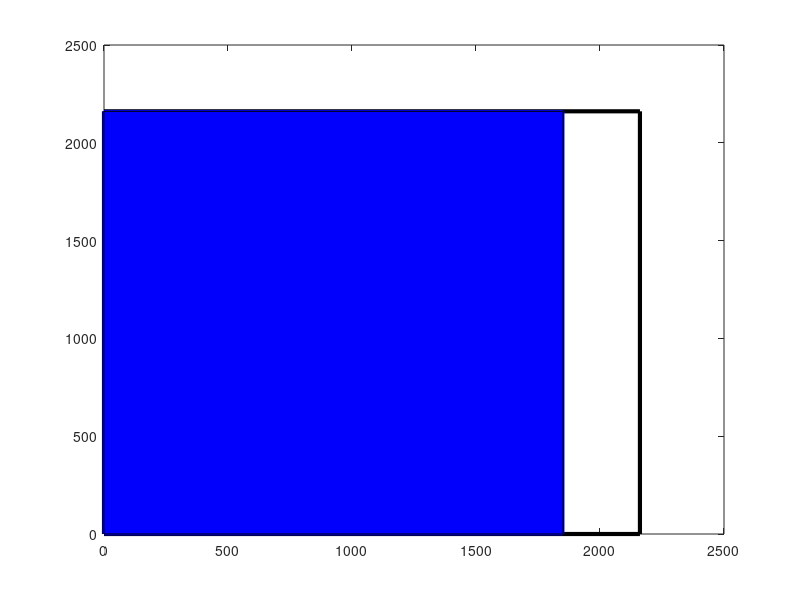

Write MATLAB code to recreate this figure. (Note: this script raises an error after producing the figure.)
clear all;
%
% Square-lake graphs of four Armley flood-mitigation scenarios
% with 4 options: 1) HW higher walls; 2) GRR river-bed widering and obstruction clearance;
%                 3) FP flood-pllain storage; 4) NFM (leaky dams and trees); 5) BD beaver dams.
% S1: FP=Calverley; S2: FP=Rodley; 3) F{P=Calverley+Rodley; S4: FP=Cononley Washlands+Holden Park
%
FEV = 9.34;  % Mcubic metres Armley Boxing Day 2015 flood
depth = 2;   % m
Lside = sqrt(FEV*10^6/depth);
xmax = Lside*1.5; % 950;
for nSc=1:4 
 switch nSc
 case 1 % S1: Calverley
  %  Vb = [0.08 0.1071]*FEV;    % FP M cubic metres 100 percent
  Vb = [0.0738 0.1071]*FEV;    % FP M cubic metres 100 percent
  Vgrr = [0.06960 0.0696]*FEV; % GRR M cubic metres 100 percent
  Vr = (1-(Vb(1)+Vgrr(1))/FEV)*[1 1]*FEV;     % HW M cubic metres 100 percent
  Vnfm = [0.01 0.05]*FEV;    % NFM M cubic metres 100 percent
  Vbeav = [0.0 0.01]*FEV;    % BD M cubic metres 100 percent
 case 2 % S2: Rodley
  Vgrr = [0.0696 0.0696]*FEV; % GRR M cubic metres 100 percent
  % Vb = [0.12 0.2355]*FEV;    % FP M cubic metres 100 percent
  Vb = [0.1106 0.2355]*FEV;    % FP M cubic metres 100 percent
  Vr = (1-(Vb(1)+Vgrr(1))/FEV)*[1 1]*FEV;     % HW M cubic metres 100 percent
  Vnfm = [0.01 0.05]*FEV;    % NFM M cubic metres 100 percent
  Vbeav = [0.0 0.01]*FEV;    % BD M cubic metres 100 percent
 case 3 % S3: Calverley+ Rodley
  Vgrr = [0.0696 0.0696]*FEV; % GRR M cubic metres 100 percent
  % Vb = [0.14 0.3426]*FEV;    % FP M cubic metres 100 percent
  Vb = [0.1270 0.3426]*FEV;    % FP M cubic metres 100 percent
  Vr = (1-(Vb(1)+Vgrr(1))/FEV)*[1 1]*FEV;
  Vnfm = [0.01 0.05]*FEV;    % NFM M cubic metres 100 percent
  Vbeav = [0.0 0.01]*FEV;    % BD M cubic metres 100 percent			      
 case 4 % S4: Cononley Washlands+Holden Park
  Vgrr = [0.0696 0.0696]*FEV; % GRR M cubic metres 100 percent
  % Vb = [0.504 0.79285]*FEV;  % FP M cubic metres 100 percent
  Vb = [0.504 0.504]*FEV;  % FP M cubic metres 100 percent
  Vr = (1-(Vb(1)+Vgrr(1))/FEV)*[1 1]*FEV;     % HW M cubic metres 100 percent
  Vnfm = [0.01 0.05]*FEV;    % NFM M cubic metres 100 percent
  Vbeav = [0.0 0.01]*FEV;    % BD cubic metres 100 percent
 end			       
 fac = 1.4;
 Lxv = [Vr, Vgrr, Vb, Vnfm, Vbeav]/FEV;
 res = mean(Lxv(1:2));  % HW
 grr = mean(Lxv(3:4));  % GRR
 tree = mean(Lxv(5:6)); % FPS
 nfm = mean(Lxv(7:8));  % NFM
 bea = mean(Lxv(9:10)); % BD

 lower_fev = [Lxv(1) Lxv(3) Lxv(5) Lxv(7) Lxv(9)];
 upper_fev = [Lxv(2) Lxv(4) Lxv(6) Lxv(8) Lxv(10)];
 lower_fev_sum = cumsum(lower_fev);
 upper_fev_sum = cumsum(upper_fev);
 alph = 0.4;
 fs = 16;
 %%
 figure(100+nSc); clf;
 axis('equal');
 Lx = Lside;
 Ly = Lside;
 % Box
 xr = Lx*[0,1,1,0,0];
 yr = Ly*[0,0,1,1,0];
 plot(xr,yr,'-k','linewidth',3); hold on;
 %
 xr = Lx*[0,res,res,0,0];
 yr = Ly*[0,0,1,1,0];
 plot(xr,yr,'-b','linewidth',2); hold on;
 patch(xr,yr,[0 0 0.99]); alpha(alph); hold on;
 %
 xn = Lx*[res,res+grr,res+grr,res,res];
 yn = Ly*[0,0,1,1,0];
 plot(xn,yn,'-k','linewidth',2); hold on;
 patch(xn,yn,[0.99 0 0]); alpha(alph); hold on;
 %xt = Lx*[res+nfm,res+nfm+tree,res+grr+tree, res+grr,res+grr];
 xt = [lower_fev_sum(2),lower_fev_sum(3),upper_fev_sum(3),upper_fev_sum(2),lower_fev_sum(2)]*Lside;
 yt = Ly*[0,0,1,1,0];
 plot(xt,yt,'-k','linewidth',2); hold on;
 patch(xt,yt,[0 0.99 0]); alpha(alph); hold on;
 %
 xt = [lower_fev_sum(3),lower_fev_sum(4),upper_fev_sum(4),upper_fev_sum(3),lower_fev_sum(3)]*Lside;
 yt = Ly*[0,0,1,1,0];
 plot(xt,yt,'-k','linewidth',2); hold on;
 patch(xt,yt,[0.99 0 0.99]); alpha(alph); hold on;
 %
 xt = [lower_fev_sum(4),lower_fev_sum(5),upper_fev_sum(5),upper_fev_sum(4),lower_fev_sum(4)]*Lside;
 yt = Ly*[0,0,1,1,0];
 plot(xt,yt,'-k','linewidth',2); hold on;
 patch(xt,yt,[0.4 0.6 0.7]); alpha(alph); hold on;
 %
 arr = annotation('doublearrow');
 arr.Parent = gca;
 arr.X = Lx*[0 1];
 arr.Y = [0.2*Ly 0.2*Ly];
 arr.Color = 'black'; arr.Head1Style = 'vback3'; arr.Head2Style = 'vback3';
 arr.Head1Length = 5; arr.Head2Length = 5; arr.LineWidth = 2; 
 %
 arr = annotation('doublearrow');
 arr.Parent = gca;
 arr.X = Lx*[0 Lxv(1)];
 arr.Y = [0.8*Ly 0.8*Ly];
 arr.Color = 'black'; arr.Head1Style = 'vback3'; arr.Head2Style = 'vback3';
 arr.Head1Length = 5; arr.Head2Length = 5; arr.LineWidth = 2; 
 %
 arn = annotation('doublearrow');
 arn.Parent = gca;
 arn.X = Lx*[Lxv(1) Lxv(1)+Lxv(3)];
 arn.Y = [0.6*Ly 0.6*Ly];
 arr.Color = 'black'; arr.Head1Style = 'vback3'; arr.Head2Style = 'vback3';
 arr.Head1Length = 5; arr.Head2Length = 5; arr.LineWidth = 2; 
 %
 art = annotation('doublearrow');
 art.Parent = gca;
 art.X = Lx*[res+grr res+grr+Lxv(5)];
 art.Y = [0.4*Ly 0.4*Ly];
 arr.Color = 'black'; arr.Head1Style = 'vback3'; arr.Head2Style = 'vback3';
 arr.Head1Length = 5; arr.Head2Length = 5; arr.LineWidth = 2; 
 %	 				     
 facc = (Vb(2)-Vb(1)+Vnfm(1)+Vnfm(2)+Vbeav(2))/FEV/2;
 plot(Lx*[res+grr+Lxv(5)+facc,res+grr+Lxv(5)+facc],Ly*[0 1],'--k','linewidth',2);
 arm = annotation('doublearrow');
 arm.Parent = gca;
 arm.X = Lx*[res+grr res+grr+Lxv(6)];
 arm.Y = [0.97*Ly 0.97*Ly];
 arr.Color = 'black'; arr.Head1Style = 'vback3'; arr.Head2Style = 'vback3';
 arr.Head1Length = 5; arr.Head2Length = 5; arr.LineWidth = 2; 
 %
 % arm = annotation('arrow');
 % arm.Parent = gca;
 % arm.X = Lx*[res+grr res+grr+Lxv(5)+0.25*Lxv(6)];
 % arm.Y = [0.5*Ly 0.8*Ly];
 % arr.Color = 'black'; arr.Head1Style = 'vback3'; arr.Head2Style = 'vback3';
 % arr.Head1Length = 5; arr.Head2Length = 5; arr.LineWidth = 2; 
 %
 xlabel('Sidelength (m)','fontsize',fs);
 ylabel('Sidelength (m)','fontsize',fs);
 axis([0 fac*Lside 0 Lside 0 depth]);
 %box on
 %%
 switch nSc
 case 1
   title(sprintf('S1: FEV $$\\approx %d^2$$m$$^2$$ x $$2$$m $$ \\approx %.3f$$Mm$$^3$$',...
   round(Lside,0),FEV),'Interpreter','latex','fontsize',18);
   % gtext('HW 85.1$\%$ 1.93m','Interpreter','latex','fontsize',16);
   gtext('HW 85.6$\%$ 2.09m','Interpreter','latex','fontsize',16);
   gtext('$\pounds$60.5M at $\pounds$0.707M$/\%$','Interpreter','latex','fontsize',16);
   gtext('GRR 7$\%$','fontsize',20,'Interpreter','latex','fontsize',16);
   gtext('$\pounds$10M','Interpreter','latex','fontsize',16);
   gtext('$\pounds$1.43$/\%$','Interpreter','latex','fontsize',16);
   gtext('FPS 7.4$\%$','Interpreter','latex','fontsize',16);
   gtext('$\pounds$10M','Interpreter','latex','fontsize',16);
   gtext('$\pounds$1.35M$/\%$','Interpreter','latex','fontsize',16);
   gtext('FPS 10.7$\%$','fontsize',20,'Interpreter','latex','fontsize',16);
   gtext('$\pounds$10M','Interpreter','latex','fontsize',16);
   gtext('$\pounds$0.93M$/\%$','Interpreter','latex','fontsize',16);
   gtext('Total 100$\%$','fontsize',20,'Interpreter','latex','fontsize',16);
   gtext('$\pounds$80.5M ','Interpreter','latex','fontsize',16);
   gtext('NFM $1$-$5\%$','Interpreter','latex','fontsize',16);
   gtext('beavers $0$-$1\%$','Interpreter','latex','fontsize',16);
   gtext('Extra uncertain mitigation','Interpreter','latex','fontsize',14);
   gtext('for climate-change uptake','Interpreter','latex','fontsize',14);
  case 2
   title(sprintf('S2: FEV $$\\approx %d^2$$m$$^2$$ x $$2$$m $$ \\approx %.3f$$Mm$$^3$$',...
   round(Lside,0),FEV),'Interpreter','latex','fontsize',18);
   gtext('HW 82$\%$ 2.0m','Interpreter','latex','fontsize',16);
   gtext('$\pounds$58.0M at $\pounds$0.707M$/\%$','Interpreter','latex','fontsize',16);
   gtext('GRR 7$\%$','fontsize',20,'Interpreter','latex','fontsize',16);
   gtext('$\pounds$10M','Interpreter','latex','fontsize',16);
   gtext('$\pounds$1.43$/\%$','Interpreter','latex','fontsize',16);
   gtext('FPS 11$\%$','Interpreter','latex','fontsize',16);
   gtext('$\pounds$14M','Interpreter','latex','fontsize',16);
   gtext('$\pounds$1.27M$/\%$','Interpreter','latex','fontsize',16);
   gtext('FPS 23.55$\%$','fontsize',20,'Interpreter','latex','fontsize',16);
   gtext('$\pounds$14M','Interpreter','latex','fontsize',16);
   gtext('$\pounds$0.59M$/\%$','Interpreter','latex','fontsize',16);
   gtext('Total 100$\%$','fontsize',20,'Interpreter','latex','fontsize',16);
   gtext('$\pounds$82.0M ','Interpreter','latex','fontsize',16);
   gtext('NFM $1$-$5\%$','Interpreter','latex','fontsize',16);
   gtext('beavers $0$-$1\%$','Interpreter','latex','fontsize',16);
   gtext('Extra uncertain mitigation','Interpreter','latex','fontsize',14);
   gtext('for climate-change uptake','Interpreter','latex','fontsize',14);
 case 3
   title(sprintf('S3: FEV $$\\approx %d^2$$m$$^2$$ x $$2$$m $$ \\approx %.3f$$Mm$$^3$$',...
   round(Lside,0),FEV),'Interpreter','latex','fontsize',18);
   gtext('HW 80.3$\%$ 1.96m','Interpreter','latex','fontsize',16);
   gtext('$\pounds$56.8M at $\pounds$0.707M$/\%$','Interpreter','latex','fontsize',16);
   gtext('GRR 7$\%$','fontsize',20,'Interpreter','latex','fontsize',16);
   gtext('$\pounds$10M','Interpreter','latex','fontsize',16);
   gtext('$\pounds$1.43$/\%$','Interpreter','latex','fontsize',16);
   gtext('FPS 12.7$\%$','Interpreter','latex','fontsize',16);
   gtext('$\pounds$24M','Interpreter','latex','fontsize',16);
   gtext('$\pounds$1.89M$/\%$','Interpreter','latex','fontsize',16);
   gtext('FPS 34.3$\%$','fontsize',20,'Interpreter','latex','fontsize',16);
   gtext('$\pounds$24M','Interpreter','latex','fontsize',16);
   gtext('$\pounds$0.7M$/\%$','Interpreter','latex','fontsize',16);
   gtext('Total 100$\%$','fontsize',20,'Interpreter','latex','fontsize',16);
   gtext('$\pounds$90.8M ','Interpreter','latex','fontsize',16);
   gtext('NFM $1$-$5\%$','Interpreter','latex','fontsize',16);
   gtext('beavers $0$-$1\%$','Interpreter','latex','fontsize',16);
   gtext('Extra uncertain mitigation','Interpreter','latex','fontsize',14);
   gtext('for climate-change uptake','Interpreter','latex','fontsize',14);
case 4
   title(sprintf('S4: FEV $$\\approx %d^2$$m$$^2$$ x $$2$$m $$ \\approx %.3f$$Mm$$^3$$',...
   round(Lside,0),FEV),'Interpreter','latex','fontsize',18);
   % gtext('HW 42.6$\%$ 0.97m','Interpreter','latex','fontsize',16);
   gtext('HW 42.6$\%$ 1.04m','Interpreter','latex','fontsize',16);
   gtext('$\pounds$30.1M at $\pounds$0.707M$/\%$','Interpreter','latex','fontsize',16);
   gtext('GRR 7$\%$','fontsize',20,'Interpreter','latex','fontsize',16);
   gtext('$\pounds$10M','Interpreter','latex','fontsize',16);
   gtext('$\pounds$1.43$/\%$','Interpreter','latex','fontsize',16);
   gtext('FPS 50.4$\%$','Interpreter','latex','fontsize',16);
   gtext('$\pounds$35M','Interpreter','latex','fontsize',16);
   gtext('$\pounds$0.69M$/\%$','Interpreter','latex','fontsize',16);
   gtext('FPS 79.3$\%$','fontsize',20,'Interpreter','latex','fontsize',16);
   gtext('$\pounds$35M','Interpreter','latex','fontsize',16);
   gtext('$\pounds$0.44M$/\%$','Interpreter','latex','fontsize',16);
   gtext('Total 100$\%$','fontsize',20,'Interpreter','latex','fontsize',16);
   gtext('$\pounds$75.1M ','Interpreter','latex','fontsize',16);
   gtext('NFM $1$-$5\%$','Interpreter','latex','fontsize',16);
   gtext('beavers $0$-$1\%$','Interpreter','latex','fontsize',16);
   gtext('Extra uncertain mitigation','Interpreter','latex','fontsize',14);
   gtext('for climate-change uptake','Interpreter','latex','fontsize',14);
 end
end
